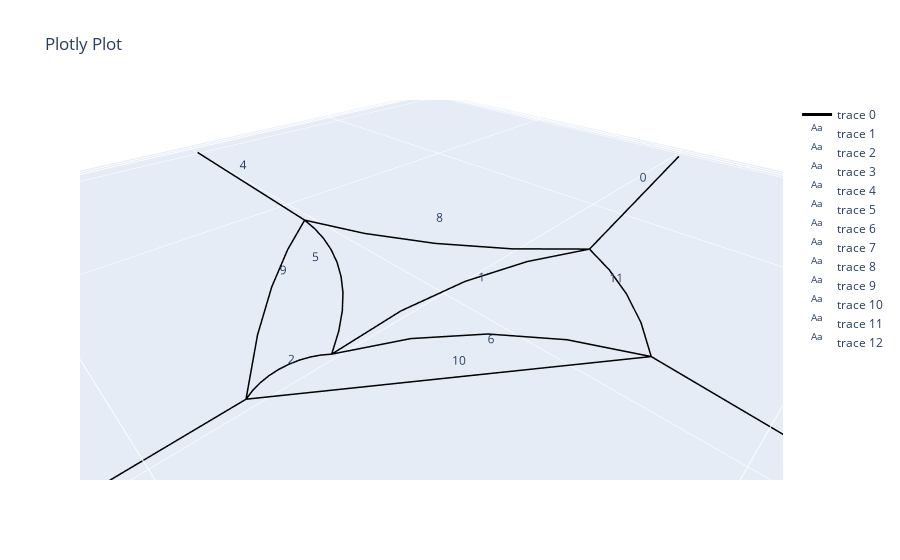

The cell this chart's notebook holds for it:
### Markdown cell above
Flipping edge 2, 6, and 12 would make the network smoother

### Code cell
# net.flip_curve(2, n = 10)          # Flip the curvature of one edge
net.auto_flip_curves(n = 10)        # Automatically flip the curvature of the edges. Directions will become 1, -1, 1, -1, ...
net.flip_curves()                   # Flip all the edges.
net.flip_curves([2,5], n = 10)       # Flip the curvature of multiple edges
net.net_plot(color=True, plot_type='arcs', elables=True)

### Figure 1 — Plotly figure (JSON) as saved in the notebook; plotly's stock layout.template omitted (floating-point values rounded to 4 significant figures)
{"data": [{"line": {"color": "black", "width": 3}, "mode": "lines", "type": "scatter3d", "x": [-95.68, -79.23, -62.78, -46.33, -29.87, null, -29.87, -17.65, -4.659, 8.769, 22.29, null, 22.29, 23.47, 24.77, 26.16, 27.62, 29.1, 30.59, 32.04, 33.42, 34.7, null, 34.7, 50.61, 66.51, 82.41, 98.31, null, 0.4214, 0.8666, 1.312, 1.757, 2.202, null, 2.202, 2.879, 3.973, 5.477, 7.379, 9.666, 12.32, 15.33, 18.66, 22.29, null, 22.29, 12.19, 3.38, -3.78, -9.003, null, -9.003, -7.091, -5.179, -3.267, -1.355, null, -29.87, -19.39, -10.45, -3.205, 2.202, null, 2.202, 11.37, 19.88, 27.67, 34.7, null, 34.7, 23.78, 12.85, 1.923, -9.003, null, -9.003, -15.18, -20.78, -25.7, -29.87, null], "y": [1.599, 3.764, 5.929, 8.094, 10.26, null, 10.26, 4.457, 0.6758, -0.9889, -0.4942, null, -0.4942, -1.409, -2.139, -2.668, -2.983, -3.078, -2.952, -2.605, -2.047, -1.29, null, -1.29, -1.019, -0.7473, -0.4759, -0.2044, null, -99.3, -84.28, -69.27, -54.26, -39.25, null, -39.25, -34.32, -29.48, -24.74, -20.15, -15.73, -11.53, -7.574, -3.885, -0.4942, null, -0.4942, 4.951, 12.31, 21.27, 31.49, null, 31.49, 47.63, 63.78, 79.92, 96.06, null, 10.26, -0.3586, -12.3, -25.34, -39.25, null, -39.25, -30.7, -21.49, -11.67, -1.29, null, -1.29, 6.905, 15.1, 23.3, 31.49, null, 31.49, 27.21, 22.19, 16.51, 10.26, null], "z": [0, 0, 0, 0, 0, null, 0, 0, 0, 0, 0, null, 0, 0, 0, 0, 0, 0, 0, 0, 0, 0, null, 0, 0, 0, 0, 0, null, 0, 0, 0, 0, 0, null, 0, 0, 0, 0, 0, 0, 0, 0, 0, 0, null, 0, 0, 0, 0, 0, null, 0, 0, 0, 0, 0, null, 0, 0, 0, 0, 0, null, 0, 0, 0, 0, 0, null, 0, 0, 0, 0, 0, null, 0, 0, 0, 0, 0, null]}, {"mode": "text", "text": ["0"], "type": "scatter3d", "x": [-62.78], "y": [5.929], "z": [0]}, {"mode": "text", "text": ["1"], "type": "scatter3d", "x": [-3.791], "y": [4.883], "z": [0]}, {"mode": "text", "text": ["2"], "type": "scatter3d", "x": [28.5], "y": [-0.8922], "z": [0]}, {"mode": "text", "text": ["3"], "type": "scatter3d", "x": [66.51], "y": [-0.7473], "z": [0]}, {"mode": "text", "text": ["4"], "type": "scatter3d", "x": [1.312], "y": [-69.27], "z": [0]}, {"mode": "text", "text": ["5"], "type": "scatter3d", "x": [12.25], "y": [-19.87], "z": [0]}, {"mode": "text", "text": ["6"], "type": "scatter3d", "x": [6.643], "y": [15.5], "z": [0]}, {"mode": "text", "text": ["7"], "type": "scatter3d", "x": [-5.179], "y": [63.78], "z": [0]}, {"mode": "text", "text": ["8"], "type": "scatter3d", "x": [-13.84], "y": [-14.49], "z": [0]}, {"mode": "text", "text": ["9"], "type": "scatter3d", "x": [18.45], "y": [-20.27], "z": [0]}, {"mode": "text", "text": ["10"], "type": "scatter3d", "x": [12.85], "y": [15.1], "z": [0]}, {"mode": "text", "text": ["11"], "type": "scatter3d", "x": [-19.44], "y": [20.88], "z": [0]}], "layout": {"scene": {"aspectmode": "data"}, "title": {"text": "Plotly Plot"}}}
